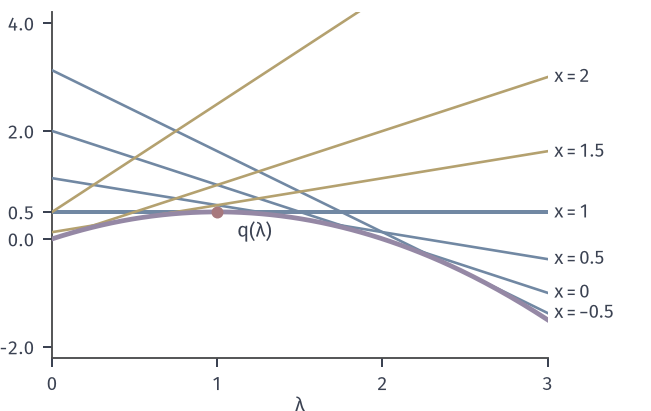

Write the Python code that produced this figure.
from pathlib import Path
import sys
ROOT = next(p for p in Path(__file__).resolve().parents if (p/'build.sh').is_file() and (p/'tex/book.tex').is_file())
sys.path.insert(0, str(ROOT/'figures/00-shared/mathematical-preliminaries-upper/00-shared/comprehension-figures'))
from support import figure, save, BLUE, GREEN, YELLOW, RED, PURPLE, INK, MUTED, GRID, BLUE_FILL, GREEN_FILL, YELLOW_FILL, RED_FILL, PURPLE_FILL
import numpy as np
HERE = Path(__file__).resolve().parent
STROKE = '#4C4D4F'
def panel(fig, left, right, top, bottom, wspace=.25):
    fig.set_layout_engine(None)
    H=fig.get_figheight()*25.4
    if len(fig.axes)>1: bottom=15.5/H
    fig.subplots_adjust(left=left, right=right, top=top, bottom=bottom, wspace=wspace)
def tag(fig, ax, s, y=None):
    p = ax.get_position(); fig.text((p.x0+p.x1)/2, 1.0/(fig.get_figheight()*25.4), s, ha='center', va='bottom')
def opt(ax, x=0, y=0, ms=4.8, z=7): ax.plot([x],[y],'o',ms=ms,color=RED,mew=0,zorder=z)
def dot(ax, x, y, c=GREEN, ms=4.2, z=6, m='o'): ax.plot([x],[y],m,ms=ms,color=c,mew=0,zorder=z)
def hollow(ax, x, y, c=BLUE, ms=4.4, z=7): ax.plot([x],[y],'o',ms=ms,mfc='white',mec=c,mew=1.0,zorder=z)

# L(x,lam)=(x-2)^2/2+lam(x-1)：固定x是lam的直线，q(lam)=lam-lam^2/2是下包络。
fig,A=figure(width_mm=92,height_mm=58)
panel(fig,.08,.84,.97,.13)
La=np.linspace(0,3,200)
xs=[(-.5,BLUE,'-'),(0,BLUE,'-'),(.5,BLUE,'-'),(1,BLUE,'-'),(1.5,YELLOW,'-'),(2,YELLOW,'-'),(3,YELLOW,'-')]
for x,c,ls in xs:
    A.plot(La,.5*(x-2)**2+La*(x-1),color=c,lw=1.6 if x==1 else 1.05,ls=ls,zorder=3)
    yr=.5*(x-2)**2+3*(x-1)
    if -2.15<=yr<=4.2: A.text(3.04,yr,f'$x={x:g}$',va='center',fontsize=7.5)
A.plot(La,La-.5*La**2,color=PURPLE,lw=1.9,zorder=5)
opt(A,1,.5); A.text(1.12,.03,r'$q(\lambda)$',color=INK)
A.set_xlim(0,3);A.set_ylim(-2.2,4.2);A.set_xticks([0,1,2,3]);A.set_yticks([-2,0,.5,2,4]);A.set_xlabel(r'$\lambda$',labelpad=1)
save(fig,HERE,'figure',{'L':'(x-2)^2/2+lam(x-1)','q':'lam-lam^2/2'})
